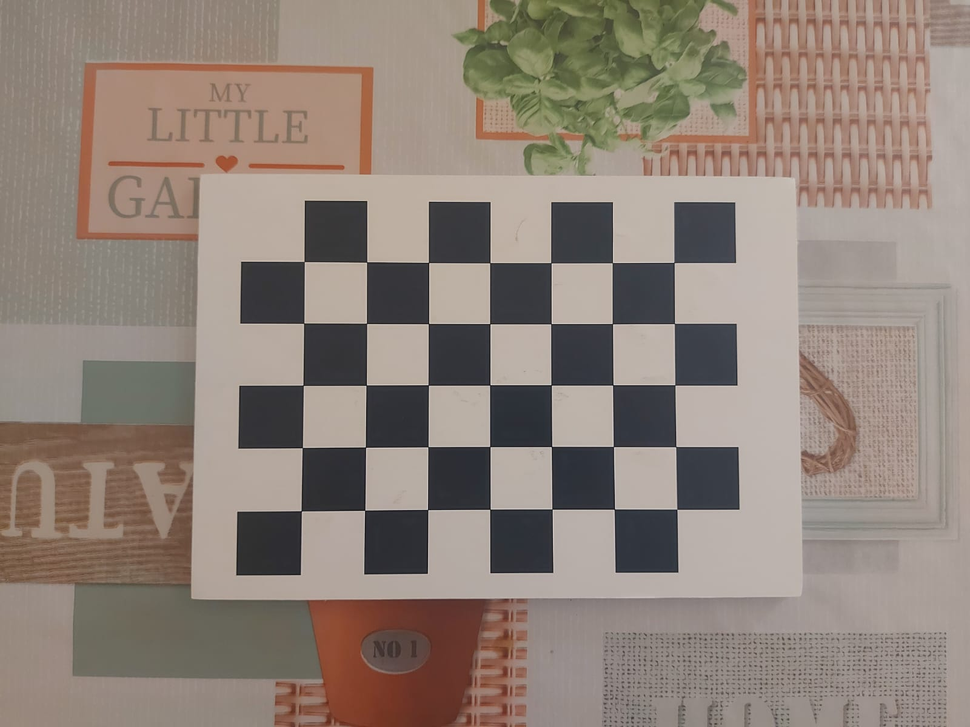
#> input picture Etapa1/Imagenes/image1.png, 970 x 727 px, shrunk from 1600 x 1200 before the run; its folder holds only this picture in this run
$ python Calibra_Cam.py
#> lines starting #> are read from the running program, lines starting #| are printed output that depends on the picture; after the words box and inside, x2 and y2 are one past the last pixel; in counts of white or black regions, pixels touching at a corner belong together
import cv2 #opencv
import numpy as np #funciones matematicas
import glob #trata de ficheros
import os #trata de directorios

def calibrar_camara(imagenes, tamano_tablero, tamano_casilla):
#> called with tamano_tablero = (7, 5), tamano_casilla = 30
    objp = np.zeros((tamano_tablero[0]*tamano_tablero[1], 3), np.float32)
    objp[:, :2] = np.mgrid[0:tamano_tablero[0], 0:tamano_tablero[1]].T.reshape(-1, 2)
    objp *= tamano_casilla

    objpoints = []
    imgpoints = []

    images = glob.glob(os.path.join(imagenes, '*.png'))
    if len(images) == 0:
        print("No se encontraron imagenes.")
        return

    for fname in images:
        img = cv2.imread(fname)
#> img is the input picture: shape (727, 970, 3); mean B, G, R 120.8, 130.1, 143.3
        gray = cv2.cvtColor(img, cv2.COLOR_BGR2GRAY)
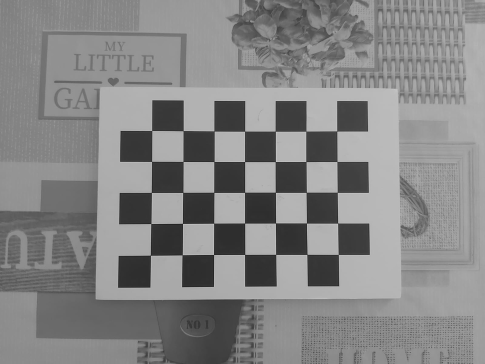
#> gray: shape (727, 970) (shown at 1/2 size); min 10, max 229, mean 133

        ret, corners = cv2.findChessboardCorners(gray, tamano_tablero, None)
#> ret = True; corners = 35 rows, first 8: [304.1, 261.5], [366.6, 262.1], [428.5, 262.5], [489.8, 262.8], [550.9, 262.7], [612.4, 262.6], [674, 262.6], [303.6, 323.2]
        if ret:
            objpoints.append(objp)
            imgpoints.append(corners)
            cv2.drawChessboardCorners(img, tamano_tablero, corners, ret)
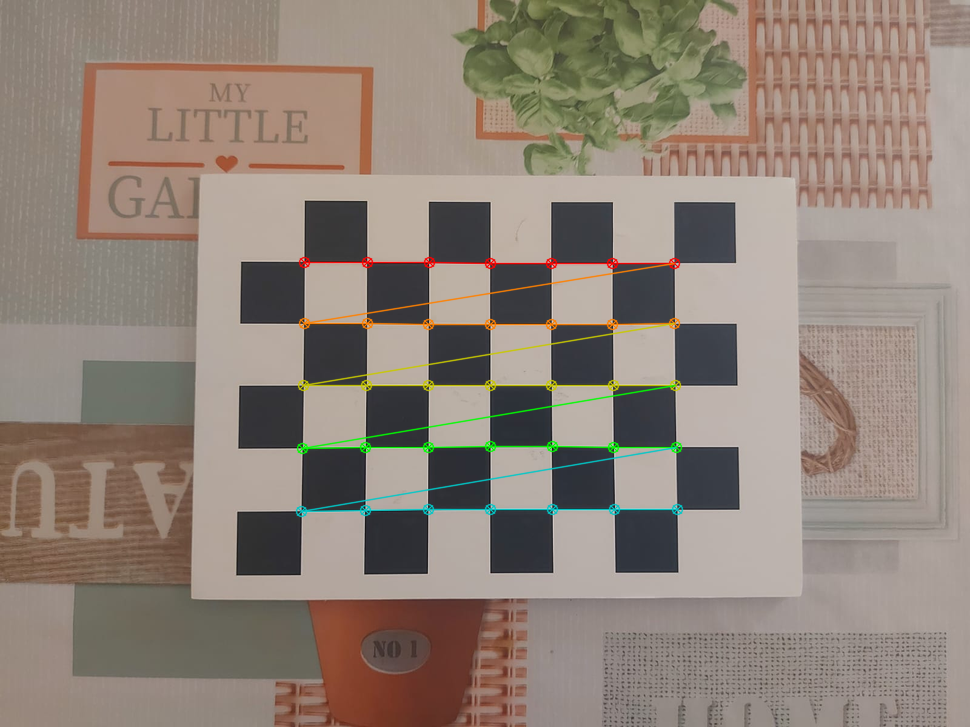
#> img: shape (727, 970, 3); 1.83% of pixels changed, all inside (x1, y1, x2, y2) = (295, 256, 684, 518)

            # imagen con esquinas
            out_dir = "data"
            os.makedirs(out_dir, exist_ok=True)
            out_name = os.path.basename(fname).replace('.png', '_corners.png')
            cv2.imwrite(os.path.join(out_dir, out_name), img)

    # Calibrar camara (rvecs y tvecs documentacion oficial de OpenCV)
    ret, K, dist, rvecs, tvecs = cv2.calibrateCamera(objpoints, imgpoints, gray.shape[::-1], None, None)
#> ret = 0.104; K = [[152, 0, 482.7], [0, 151.5, 343.1], [0, 0, 1]]; dist = [[0.00757, -0.00105, -0.000723, 0.000624, 8.08e-05]]; rvecs = ([-0.00825, -0.00602, 0.000449],); tvecs = ([-86.5, -39.57, 74.23],)

    # Obtener matriz de proyeccion P
    R, _ = cv2.Rodrigues(rvecs[0])
#> R = [[1, -0.000424, -0.00603], [0.000474, 1, 0.00825], [0.00602, -0.00825, 1]]
    t = tvecs[0]
#> t = [-86.5, -39.57, 74.23]
    Rt = np.hstack((R, t))
#> Rt = [[1, -0.000424, -0.00603, -86.5], [0.000474, 1, 0.00825, -39.57], [0.00602, -0.00825, 1, 74.23]]
    P = K @ Rt
#> P = [[154.9, -4.05, 481.7, 22677.3], [2.14, 148.6, 344.3, 19475.6], [0.00602, -0.00825, 1, 74.23]]

    # Guardar matriz P
    np.save("data/P.npy", P)
    print("Calibracion completada.")

'''
Esta funcion calcula la matriz de calibracion de la camara a partir de imagenes de un tablero con patron de tablero de ajedrez.

Primero inicializamos los puntos 3D creando objp, que contiene la disposicion de las esquinas del tablero.
Luego se multiplica por tamano_casilla, que representa el tamaño de cada casilla del tablero en milimetros (en nuestro caso al ser un tablero de 8 x 6 casillas,
deberemos utilziar un tamaño de 7 x 5 debido a que trabajaremos con las intersecciones internas del tablero)

Luego buscamos todas las imagenes .png dentro de la carpeta especificada y si no hay la ejecucion se detiene.

Para lograr la deteccion de esquinas trabajamos con las imagenes de manera individual de la siguiente forma:
- Se convierte a escala de grises.
- Aplicamos cv2.findChessboardCorners para detectar las esquinas, si se consigue agregamos la informaicon de los puntos reales a objpoints y los puntos 2D a imgpoints.
- Se dibujan las esquinas sobre la imagen y se guarda una copia de la imagen con las esquinas detectadas en la carpeta output.

Con lo anterior llamamos a cv2.calibrateCamera, que calcula los parametros de la camara utilizando las esquinas detectadas lo que devuelve:

- K: Matriz intrinseca.
- rvecs y tvecs: Vectores de rotacion y traslacion.

Por ultimo obtenemos la matriz de proyeccion (P) con las matrices de rotacion y traslacion obtenidas de los vectores anteriores, luego, guardamos la informacion
de la matriz P en un archivo .npy para su posterior uso.
'''

if __name__ == "__main__":
    imagenes = "/mnt/c/Users/vicen/Documents/GitHub/Vision3D/Etapa1/Imagenes"
    tamano_tablero = (7, 5)      # Esquinas internas (tablero de 8x6 casillas)
    tamano_casilla = 30         # milimetros

    calibrar_camara(imagenes, tamano_tablero, tamano_casilla)

$ run again, on Etapa1/Imagenes/image4.png
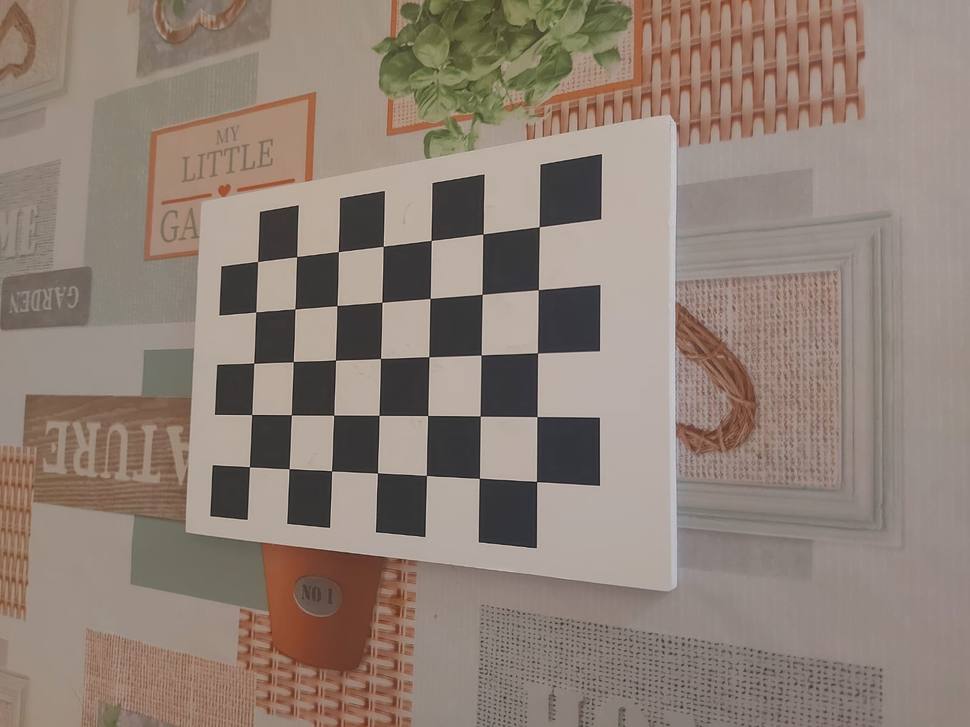
#> input picture Etapa1/Imagenes/image4.png, 970 x 727 px, shrunk from 1600 x 1200 before the run
#> in calibrar_camara, img is the input picture: shape (727, 970, 3); mean B, G, R 118, 128.3, 143.1
#> in calibrar_camara, `gray = cv2.cvtColor(img, cv2.COLOR_BGR2GRAY)`:
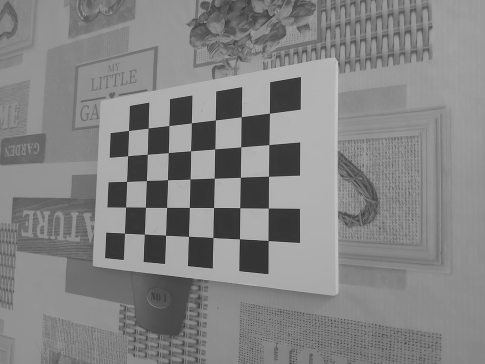
#> gray: shape (727, 970) (shown at 1/2 size); min 13, max 224, mean 131.6
#> in calibrar_camara, `ret, corners = cv2.findChessboardCorners(gray, tamano_tablero, None)`: ret = True; corners = 35 rows, first 8: [536.6, 481.5], [479.3, 478.3], [426.4, 475.5], [377.5, 473], [331.6, 470.8], [289.1, 468.7], [249.5, 466.8], [537, 416.6]
#> in calibrar_camara, `cv2.drawChessboardCorners(img, tamano_tablero, corners, ret)`:
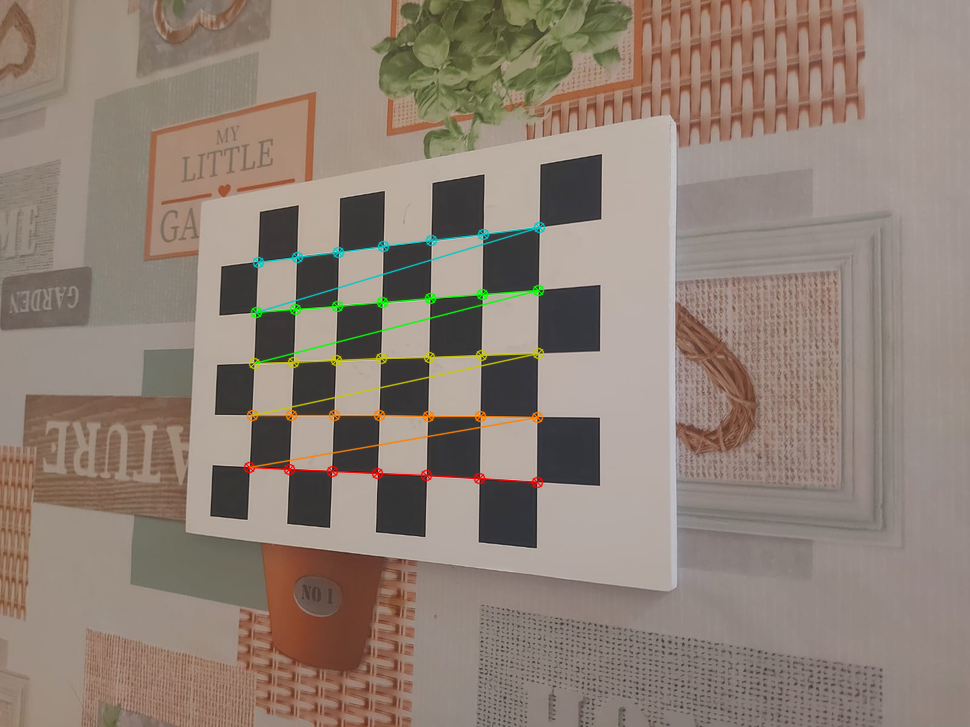
#> img: shape (727, 970, 3); 1.5% of pixels changed, all inside (x1, y1, x2, y2) = (243, 221, 546, 489)
#> in calibrar_camara, `ret, K, dist, rvecs, tvecs = cv2.calibrateCamera(objpoints, imgpoints,..`: ret = 0.132; K = [[762.4, 0, 489.3], [0, 749.9, 367.5], [0, 0, 1]]; dist = [[0.238, -1.5, 2.55e-07, 0.00904, 4]]; rvecs = ([0.777, 0.122, 3.04],); tvecs = ([21.46, 52.91, 349.6],)
#> R = [[-0.877, 0.0144, 0.48], [0.024, -0.997, 0.0738], [0.479, 0.0762, 0.874]]
#> t = [21.46, 52.91, 349.6]
#> Rt = [[-0.877, 0.0144, 0.48, 21.46], [0.024, -0.997, 0.0738, 52.91], [0.479, 0.0762, 0.874, 349.6]]
#> P = [[-434.2, 48.27, 793.6, 187431], [194.2, -719.6, 376.6, 168147.2], [0.479, 0.0762, 0.874, 349.6]]

$ run again, on Etapa1/Imagenes/image5.png
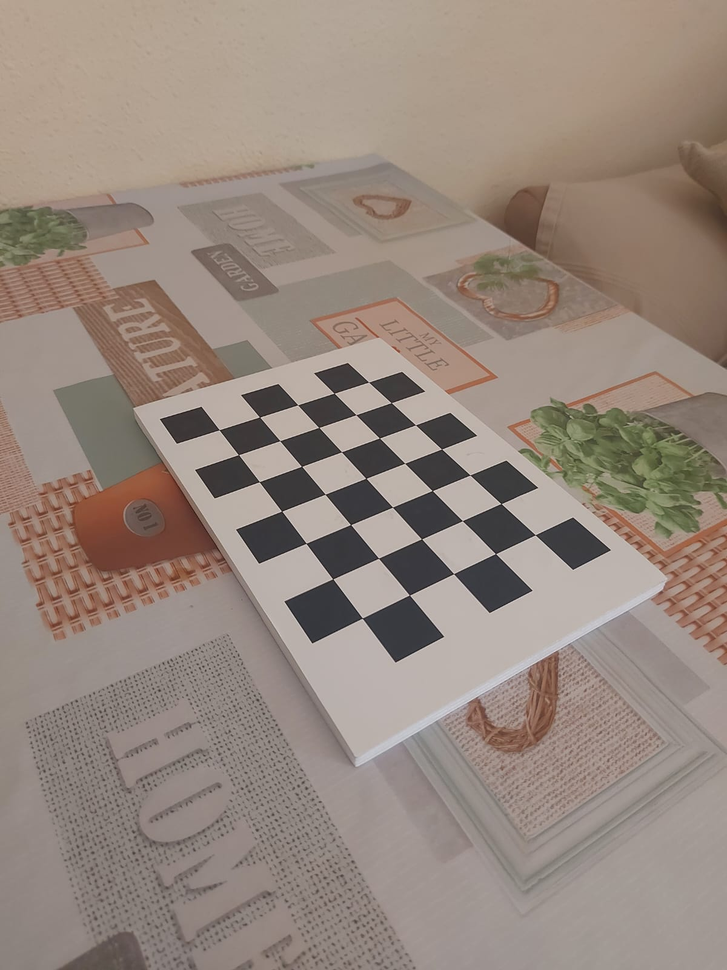
#> input picture Etapa1/Imagenes/image5.png, 727 x 970 px, shrunk from 1200 x 1600 before the run
#> in calibrar_camara, img is the input picture: shape (970, 727, 3); mean B, G, R 125.7, 135.4, 149.8
#> in calibrar_camara, `gray = cv2.cvtColor(img, cv2.COLOR_BGR2GRAY)`:
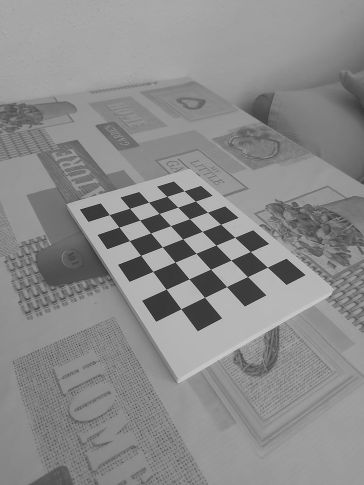
#> gray: shape (970, 727) (shown at 1/2 size); min 9, max 236, mean 138.6
#> in calibrar_camara, `ret, corners = cv2.findChessboardCorners(gray, tamano_tablero, None)`: ret = True; corners = 35 rows, first 8: [368.6, 382.1], [391.3, 402.6], [415.5, 424.9], [441.6, 449], [470, 475], [501.1, 503.6], [535.2, 534.7], [334.2, 393.3]
#> in calibrar_camara, `cv2.drawChessboardCorners(img, tamano_tablero, corners, ret)`:
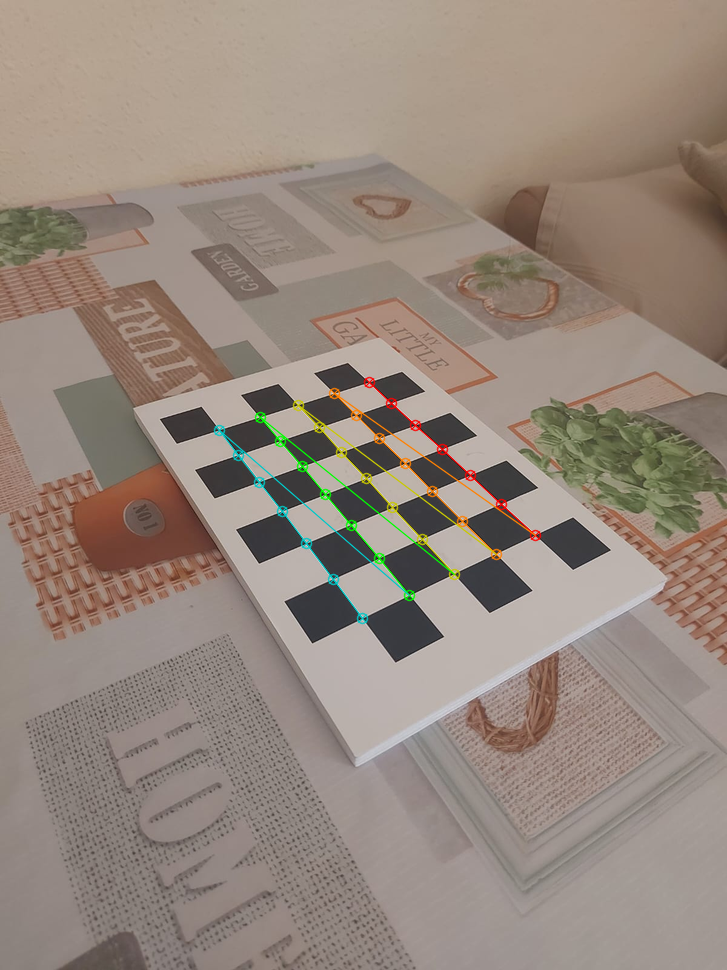
#> img: shape (970, 727, 3); 1.12% of pixels changed, all inside (x1, y1, x2, y2) = (213, 376, 542, 625)
#> in calibrar_camara, `ret, K, dist, rvecs, tvecs = cv2.calibrateCamera(objpoints, imgpoints,..`: ret = 0.145; K = [[803.6, 0, 342.7], [0, 1003.4, 460.1], [0, 0, 1]]; dist = [[0.326, -4.41, -0.002, -0.0129, 37.51]]; rvecs = ([-0.941, 0.505, 0.942],); tvecs = ([19.4, -46.82, 602.2],)
#> R = [[0.519, -0.855, -0.0222], [0.454, 0.253, 0.854], [-0.724, -0.453, 0.52]]
#> t = [19.4, -46.82, 602.2]
#> Rt = [[0.519, -0.855, -0.0222, 19.4], [0.454, 0.253, 0.854, -46.82], [-0.724, -0.453, 0.52, 602.2]]
#> P = [[168.5, -842.1, 160.3, 221948.4], [122.7, 45.94, 1096, 230063.3], [-0.724, -0.453, 0.52, 602.2]]
